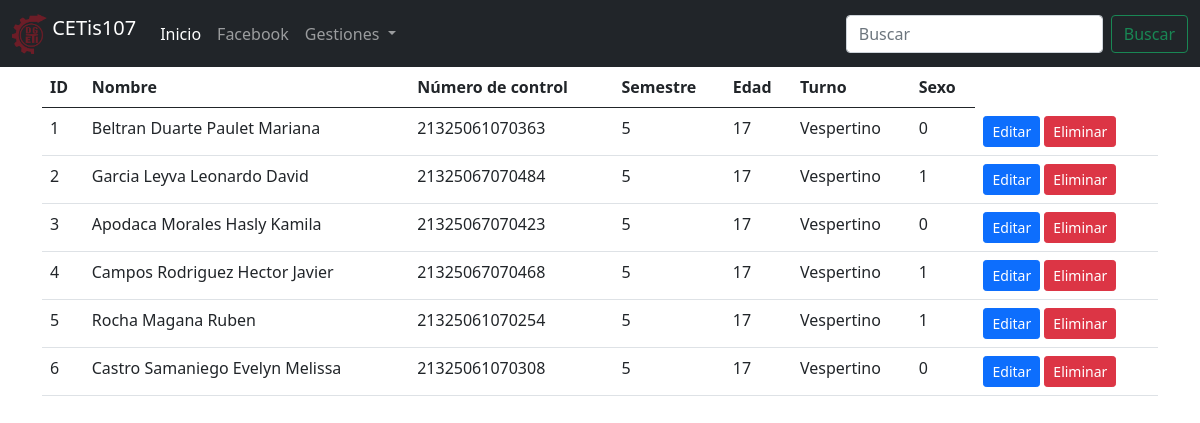
The page /parcial2/consultarAlumnos.php on the database its author committed.
### tables this page shows
CREATE TABLE `alumnos` (
  `id` int(11) NOT NULL,
  `nombre` varchar(100) NOT NULL,
  `numero_control` varchar(30) NOT NULL,
  `semestre` int(11) NOT NULL,
  `edad` int(11) NOT NULL,
  `turno` varchar(10) NOT NULL,
  `sexo` tinyint(4) NOT NULL
);

### parcial2/consultarAlumnos.php (the view, shortened to what this page needs)
<!DOCTYPE html>
<html lang="en">
<head>
    <link rel="stylesheet" href="css/bootstrap.css">
</head>
<body>
    <?php
    include 'menu.php';
    include 'conexion.php';
    $sql = "SELECT * FROM alumnos";
    $datos = $conexion->query($sql);
    ?>
    <div class='container'>
      <div class='row'>
        <div class= 'col-12'>
          <?php
          if($datos->num_rows > 0){ ?>
            <table class="table table-hover">
              <thead>
                <tr>
                  <th>ID</th>
                  <th>Nombre</th>
                  <th>Número de control</th>
                  <th>Semestre</th>
                  <th>Edad</th>
                  <th>Turno</th>
                  <th>Sexo</th>
                </tr>
              </thead>
              <tbody>
                <?php while($registro = $datos->fetch_assoc()){ ?>
                <tr>
                  <td><?php echo $registro ["id"]; ?></td>
                  <td><?php echo $registro ["nombre"]; ?></td>
                  <td><?php echo $registro ["numero_control"]; ?></td>
                  <td><?php echo $registro ["semestre"]; ?></td>
                  <td><?php echo $registro ["edad"]; ?></td>
                  <td><?php echo $registro ["turno"]; ?></td>
                  <td><?php echo $registro ["sexo"]; ?></td>
                  <td>
                    <a href="editarAlumno.php?id=<?php echo $registro["id"]; ?>" class="btn btn-sm btn-primary">Editar</a>
                    <a href="eliminarAlumno.php?id=<?php echo $registro["id"]; ?>" class="btn btn-sm btn-danger">Eliminar</a>
                  </td>
                </tr>
                <?php } ?>
              </tbody>
            </table>
          <?php } else { ?>
          <h2>No existen datos del alumno en la base de datos</h2>
          <?php } ?>
        </div>
      </div>
    </div>
</body>
</html>

### rows shown on the page
alumnos: id "1", nombre "Beltran Duarte Paulet Mariana", numero_control "21325061070363", semestre "5", edad "17", turno "Vespertino", sexo "0"
alumnos: id "2", nombre "Garcia Leyva Leonardo David", numero_control "21325067070484", semestre "5", edad "17", turno "Vespertino", sexo "1"
alumnos: id "3", nombre "Apodaca Morales Hasly Kamila", numero_control "21325067070423", semestre "5", edad "17", turno "Vespertino", sexo "0"
alumnos: id "4", nombre "Campos Rodriguez Hector Javier", numero_control "21325067070468", semestre "5", edad "17", turno "Vespertino", sexo "1"
alumnos: id "5", nombre "Rocha Magana Ruben", numero_control "21325061070254", semestre "5", edad "17", turno "Vespertino", sexo "1"
alumnos: id "6", nombre "Castro Samaniego Evelyn Melissa", numero_control "21325061070308", semestre "5", edad "17", turno "Vespertino", sexo "0"
